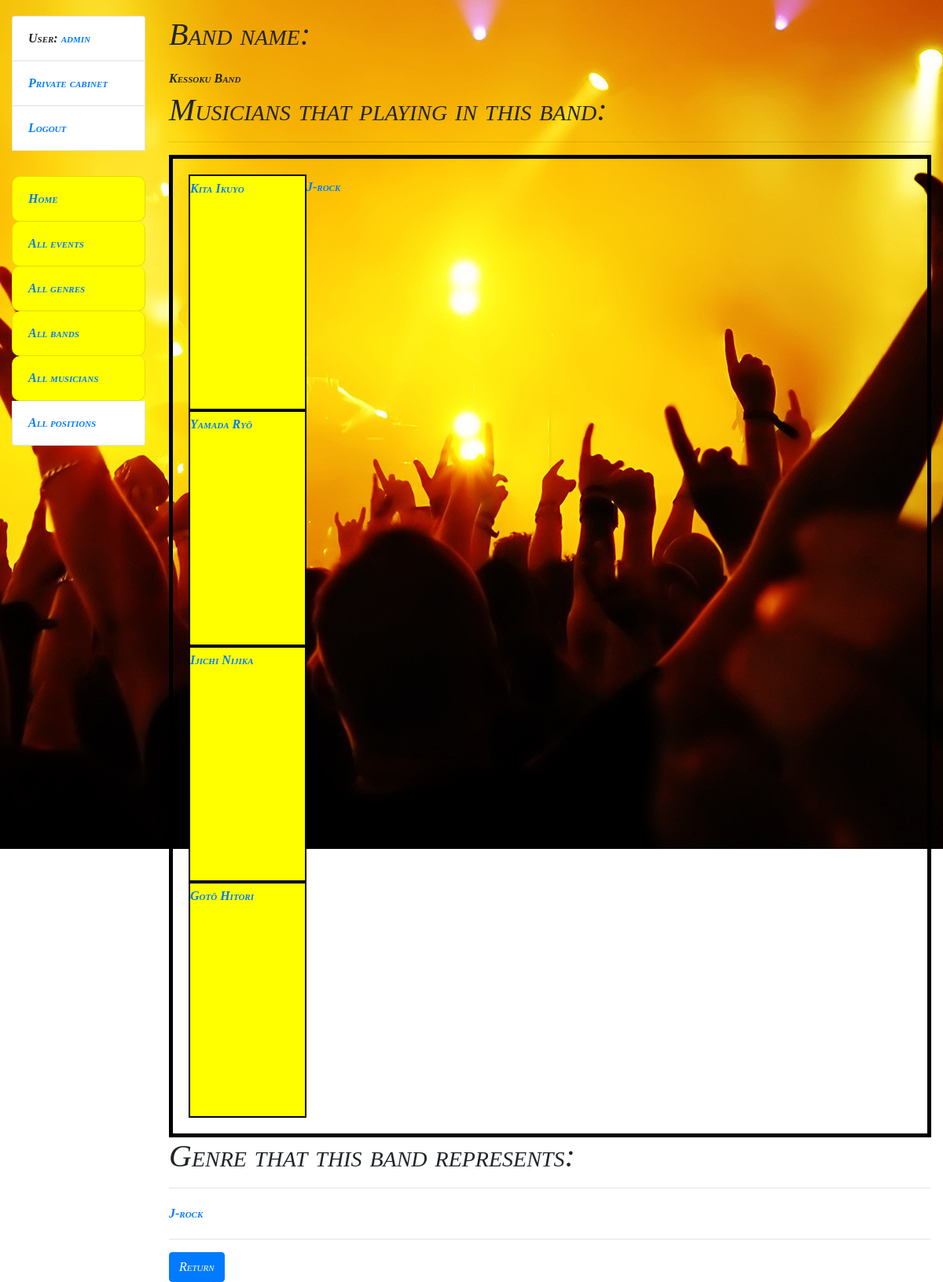
Screenshot of /rockbands/1/ (signed in) with the database file from the repository.
### bar/models.py (models this page shows, shortened)
class Visitor(AbstractUser):
    class Meta:
        verbose_name = "visitor"
        verbose_name_plural = "visitors"

class Rockband(models.Model):
    band_name = models.CharField(max_length=255)
    genres = models.ForeignKey(
        Genre,
        on_delete=models.SET_NULL,
        null=True,
        related_name="rockbands"
    )
    musicians = models.ManyToManyField(Musician, related_name="rockbands")

class Musician(models.Model):
    first_name = models.CharField(max_length=255)
    last_name = models.CharField(max_length=255)
    position = models.ManyToManyField(Position, related_name="musicians")

class Genre(models.Model):
    name = models.CharField(max_length=255)
    description = models.TextField()

### bar/views.py (the view)
class RockbandDetailView(LoginRequiredMixin, generic.DetailView):
    model = Rockband

### templates/bar/rockband_detail.html
{% extends "base.html" %}
{% block content %}
  <h1>
    <p>Band name: </p>
  </h1>
  {{ rockband.band_name }}
  <h1>
    Musicians that playing in this band:
  </h1>
  <hr>
  <div class="container">
  <div>
      {% for musician in rockband.musicians.all %}
        <div id="con2" style="border-style: solid; width: 150px">
          <a href="{% url "bar:musician-detail" pk=musician.id %} ">
            {{ musician.first_name }} {{ musician.last_name }}
          </a>
        </div>
      {% endfor %}
    </div>
    <div>
      <div>
        <a href="{% url "bar:genre-detail" pk=rockband.genres.id %} ">
          {{ rockband.genres.name }}
        </a>
      </div>
    </div>
  </div>
  <h1>
    Genre that this band represents:
  </h1>
  <hr>
    <a href="{% url "bar:genre-detail" pk=rockband.genres.id %} ">
    {{ rockband.genres.name }}
    </a>
  <hr>
    <a href="{{ request.META.HTTP_REFERER }}" class="btn btn-primary">Return</a>
{% endblock %}

### templates/includes/sidebar.html
<ul class="sidebar-nav list-group">
  {% if user.is_authenticated %}
    <li class="list-group-item">User: <a href="{{ user.get_absolute_url }}">{{ user.get_username }}</a></li>
    <li class="list-group-item"><a href="{% url 'bar:visitor-detail' pk=user.id %}">Private cabinet</a></li>
    <li class="list-group-item"><a href="{% url 'logout'%}?next={{request.path}}">Logout</a></li>
  {% else %}
    <li class="list-group-item"><a href="{% url 'login'%}?next={{request.path}}">Login</a></li>
    <li class="list-group-item"><a href="{% url 'bar:visitor-create'%}">Create new visitor</a></li>
  {% endif %}
  {% if user.is_authenticated %}
  <br>
  <li class="list-group-item font-on-sidebar"><a href="{% url 'bar:index' %}">Home</a></li>
  <li class="list-group-item font-on-sidebar"><a href="{% url 'bar:event-list' %}">All events</a></li>
  <li class="list-group-item font-on-sidebar"><a href="{% url 'bar:genre-list' %}">All genres</a></li>
  <li class="list-group-item font-on-sidebar"><a href="{% url 'bar:rockband-list' %}">All bands</a></li>
  <li class="list-group-item font-on-sidebar"><a href="{% url 'bar:musician-list' %}">All musicians</a></li>
  {% if user.is_superuser %}
  <li class="list-group-item"><a href="{% url 'bar:position-list' %}">All positions</a></li>
  {% endif %}
  {% endif %}
</ul>

### static/css/styles.css (style rules this page uses)
body { margin-top: 20px; background: url("images/background_home.jpg") 50% 0 no-repeat fixed; font: italic small-caps bold 16px/2 cursive; }
.font-on-sidebar { font-style: italic; background: yellow; border-radius: 10px 10px 10px 10px; }
.container { display: flex; flex-direction: row; justify-content: flex-start; border: 5px solid black; padding: 20px; }
#con2 { width: 100%; border: 2px solid black; background-color: yellow; height: 300px; }

### rows the page displays
Visitor: get_username "admin"
Rockband: band_name "Kessoku Band", genres.name "J-rock"
Musician: first_name "Kita", last_name "Ikuyo"
Musician: first_name "Yamada", last_name "Ryō"
Musician: first_name "Ijichi", last_name "Nijika"
Musician: first_name "Gotō", last_name "Hitori"
